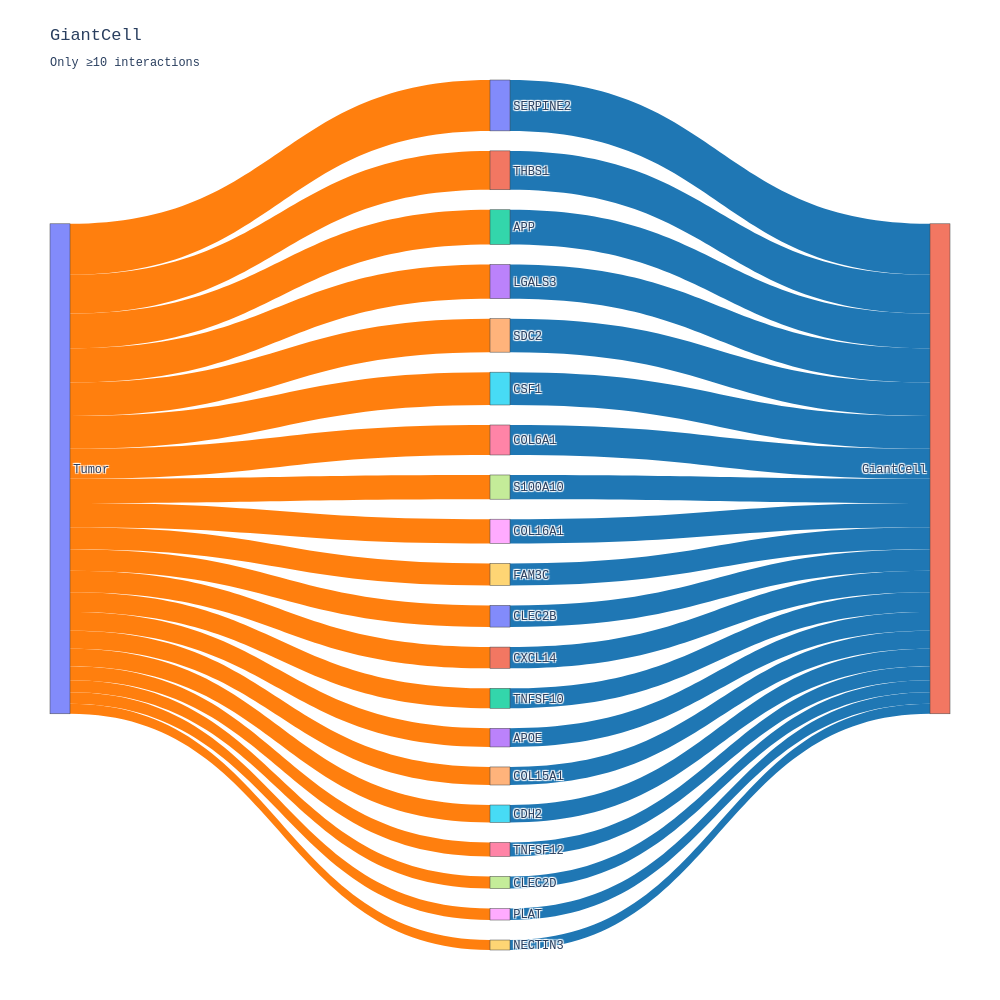
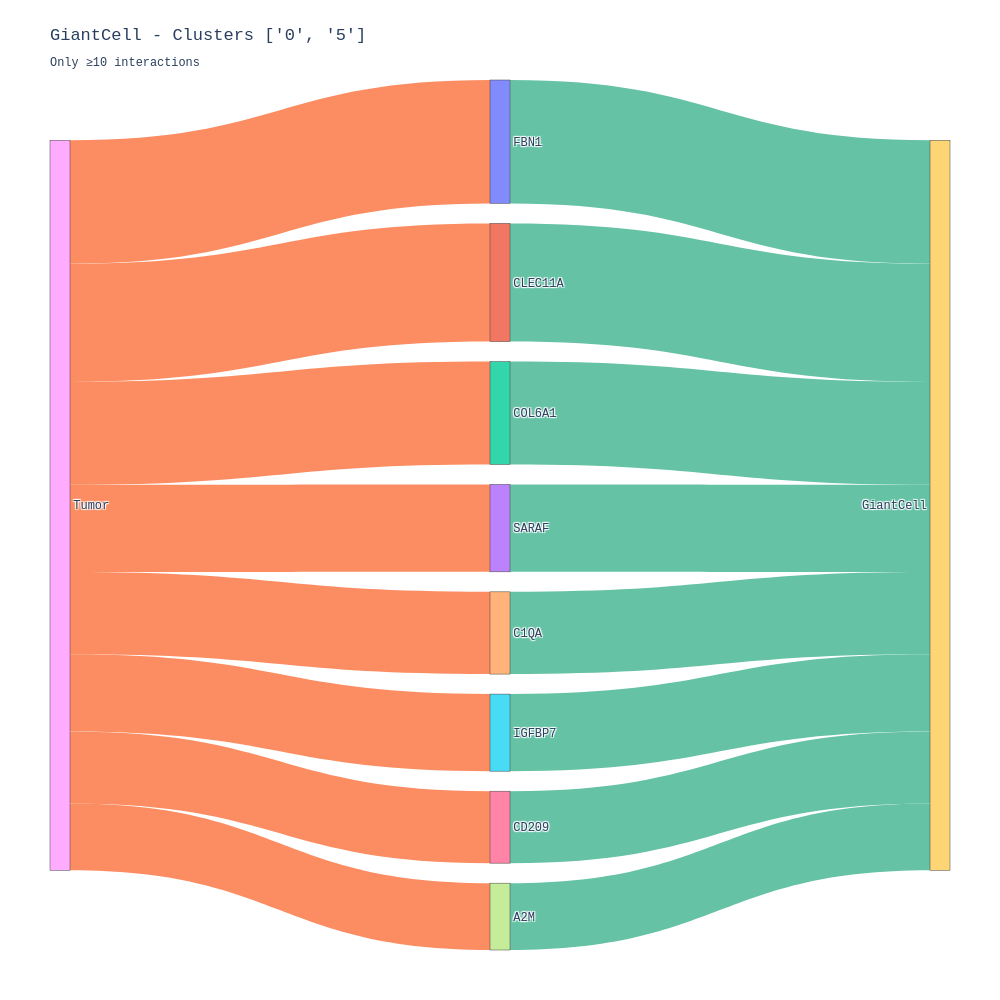

These figures' notebook cell, in order:
### Code cell
##### Visualize
# set gene/cell-type to analyze
importlib.reload(huetracer.cci)
importlib.reload(huetracer.statistics)
importlib.reload(huetracer.plot)
importlib.reload(huetracer)
# Gene_to_analyze = "LIF"
Gene_to_analyze = "TNFSF11"
# Gene_to_analyze = "CSF1"
# Gene_to_analyze = "SPP1"
# Gene_to_analyze = "BMP3"
target_cell_type = "GiantCell"
# target_cell_type = "GC_proliferating"
# target_cell_type = "Tumor"
sender_cell_type = ["Tumor"]
cluster_label = ['0', '5']
coexp_cc_df['enhancement_count'] = coexp_cc_df['sender_positive'] * coexp_cc_df['interaction_enhancement']
coexp_cc_df_cluster['enhancement_count'] = coexp_cc_df_cluster['sender_positive'] * coexp_cc_df_cluster['interaction_enhancement']
each_display_num=20

huetracer.plot_gene_cci_and_sankey(
    target_cell_type=target_cell_type,
    sender_cell_type=sender_cell_type,
    Gene_to_analyze=Gene_to_analyze,
    each_display_num=each_display_num,
    bargraph_df=bargraph_df,
    edge_df=edge_df,
    cluster_cells=sp_adata,
    coexp_cc_df=coexp_cc_df,
    lib_id=lib_id,
    save=True,
    SAMPLE_NAME=SAMPLE_NAME,
    save_path_for_today=save_path_for_today,
    target_clusters = cluster_label,
    coexp_cc_df_cluster=coexp_cc_df_cluster,
    bargraph_df_cluster=bargraph_df_cluster,
    save_format="html",
    significant_column="is_significant",
    minimum_interaction=10,
    #significant_column="is_significant_bonferroni",
    #display_column="enhancement_count"
    #display_column="interaction_enhancement"
    #display_column="coactivity_per_sender_cell_expr_ligand"
    display_column="interaction_positive"
)

### Figure 1 — Plotly figure (JSON) as saved in the notebook; plotly's stock layout.template omitted (floating-point values rounded to 4 significant figures)
{"data": [{"link": {"color": ["#1f77b4", "#1f77b4", "#1f77b4", "#1f77b4", "#1f77b4", "#1f77b4", "#1f77b4", "#1f77b4", "#1f77b4", "#1f77b4", "#1f77b4", "#1f77b4", "#1f77b4", "#1f77b4", "#1f77b4", "#1f77b4", "#1f77b4", "#1f77b4", "#1f77b4", "#1f77b4", "#ff7f0e", "#ff7f0e", "#ff7f0e", "#ff7f0e", "#ff7f0e", "#ff7f0e", "#ff7f0e", "#ff7f0e", "#ff7f0e", "#ff7f0e", "#ff7f0e", "#ff7f0e", "#ff7f0e", "#ff7f0e", "#ff7f0e", "#ff7f0e", "#ff7f0e", "#ff7f0e", "#ff7f0e", "#ff7f0e"], "label": ["GiantCell", "GiantCell", "GiantCell", "GiantCell", "GiantCell", "GiantCell", "GiantCell", "GiantCell", "GiantCell", "GiantCell", "GiantCell", "GiantCell", "GiantCell", "GiantCell", "GiantCell", "GiantCell", "GiantCell", "GiantCell", "GiantCell", "GiantCell", "Tumor", "Tumor", "Tumor", "Tumor", "Tumor", "Tumor", "Tumor", "Tumor", "Tumor", "Tumor", "Tumor", "Tumor", "Tumor", "Tumor", "Tumor", "Tumor", "Tumor", "Tumor", "Tumor", "Tumor"], "source": [0, 1, 2, 3, 4, 5, 6, 7, 8, 9, 10, 11, 12, 13, 14, 15, 16, 17, 18, 19, 20, 20, 20, 20, 20, 20, 20, 20, 20, 20, 20, 20, 20, 20, 20, 20, 20, 20, 20, 20], "target": [21, 21, 21, 21, 21, 21, 21, 21, 21, 21, 21, 21, 21, 21, 21, 21, 21, 21, 21, 21, 0, 1, 2, 3, 4, 5, 6, 7, 8, 9, 10, 11, 12, 13, 14, 15, 16, 17, 18, 19], "value": [933, 713, 637, 627, 614, 602, 550, 444, 444, 403, 398, 390, 366, 342, 331, 320, 256, 223, 210, 183, 933, 713, 637, 627, 614, 602, 550, 444, 444, 403, 398, 390, 366, 342, 331, 320, 256, 223, 210, 183]}, "node": {"label": ["SERPINE2", "THBS1", "APP", "LGALS3", "SDC2", "CSF1", "COL6A1", "S100A10", "COL16A1", "FAM3C", "CLEC2B", "CXCL14", "TNFSF10", "APOE", "COL15A1", "CDH2", "TNFSF12", "CLEC2D", "PLAT", "NECTIN3", "Tumor", "GiantCell"]}, "type": "sankey"}], "layout": {"font": {"family": "Courier New"}, "height": 1000, "margin": {"b": 50, "l": 50, "r": 50, "t": 80}, "title": {"text": "GiantCell<br><sub>Only ≥10 interactions</sub>"}, "width": 1000}}

### Figure 2 — Plotly figure (JSON) as saved in the notebook; plotly's stock layout.template omitted (floating-point values rounded to 4 significant figures)
{"data": [{"link": {"color": ["#66c2a5", "#66c2a5", "#66c2a5", "#66c2a5", "#66c2a5", "#66c2a5", "#66c2a5", "#66c2a5", "#fc8d62", "#fc8d62", "#fc8d62", "#fc8d62", "#fc8d62", "#fc8d62", "#fc8d62", "#fc8d62"], "label": ["GiantCell", "GiantCell", "GiantCell", "GiantCell", "GiantCell", "GiantCell", "GiantCell", "GiantCell", "Tumor", "Tumor", "Tumor", "Tumor", "Tumor", "Tumor", "Tumor", "Tumor"], "source": [0, 1, 2, 3, 4, 5, 6, 7, 8, 8, 8, 8, 8, 8, 8, 8], "target": [9, 9, 9, 9, 9, 9, 9, 9, 0, 1, 2, 3, 4, 5, 6, 7], "value": [24, 23, 20, 17, 16, 15, 14, 13, 24, 23, 20, 17, 16, 15, 14, 13]}, "node": {"label": ["FBN1", "CLEC11A", "COL6A1", "SARAF", "C1QA", "IGFBP7", "CD209", "A2M", "Tumor", "GiantCell"]}, "type": "sankey"}], "layout": {"font": {"family": "Courier New"}, "height": 1000, "margin": {"b": 50, "l": 50, "r": 50, "t": 80}, "title": {"text": "GiantCell - Clusters ['0', '5']<br><sub>Only ≥10 interactions</sub>"}, "width": 1000}}
